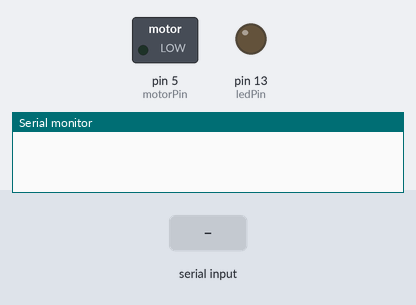
The sketch below on a simulated Arduino Uno, built with avr-gcc and run on an emulated ATmega328P. Shown: switched loads named in the sketch (green lamp = pin HIGH), output pins drawn as LEDs (lit = HIGH), the last lines printed to the serial monitor. Inputs (shaded band) come from the test bench.

Above: at 1.7 s.
1.8 s: "1\n" received over Serial
At 1.96 s:
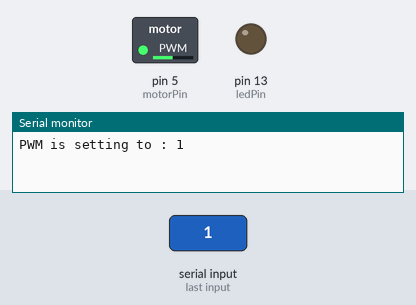
At 5.01 s:
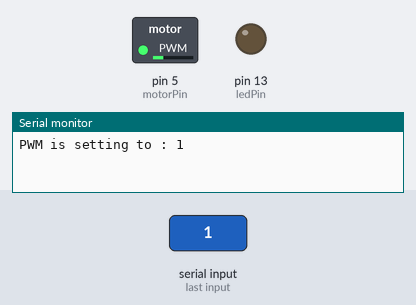
Timing chart, 0 to 9.7 s (numbered marks = the images above; inputs shaded):
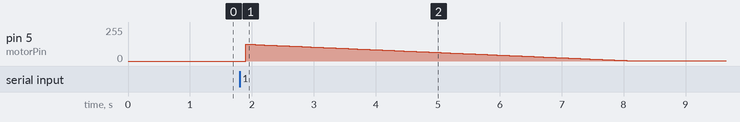

The sketch:

motorCentralPositionTesting.ino
```cpp
//define motor pin
#define motorPin 5

//define led pin
#define ledPin 13

int inComingByte = 0;
int motorPosition = 127;
int tempPosition = 127;

void setup() {
  // put your setup code here, to run once:
  pinMode(motorPin, OUTPUT);
  pinMode(ledPin, OUTPUT);
  Serial.begin(9600);

  delay(500);
}

void loop() {
  // put your main code here, to run repeatedly:
  readSerialToInt();
  if (tempPosition != 0) {
    Serial.print("PWM is setting to : ");
    Serial.print(tempPosition);
    Serial.println("");
    sendCommand(tempPosition);
  }

  delay(100);
}

void readSerialToInt() {
  tempPosition = 0;
  while (Serial.available() > 0) {
    inComingByte = Serial.read();

    if (inComingByte == 10)
      return;
    else if (inComingByte >= 0x30 && inComingByte <= 0x39) {
      tempPosition *= 10;
      tempPosition += (inComingByte - 0x30);
    }
  }

}

void sendCommand(int comPosition) {
  while (comPosition != motorPosition) {
    if (comPosition > motorPosition)
      motorPosition++;
    else
      motorPosition--;

    analogWrite(motorPin, motorPosition);
    delay(50);
  }
}
```
